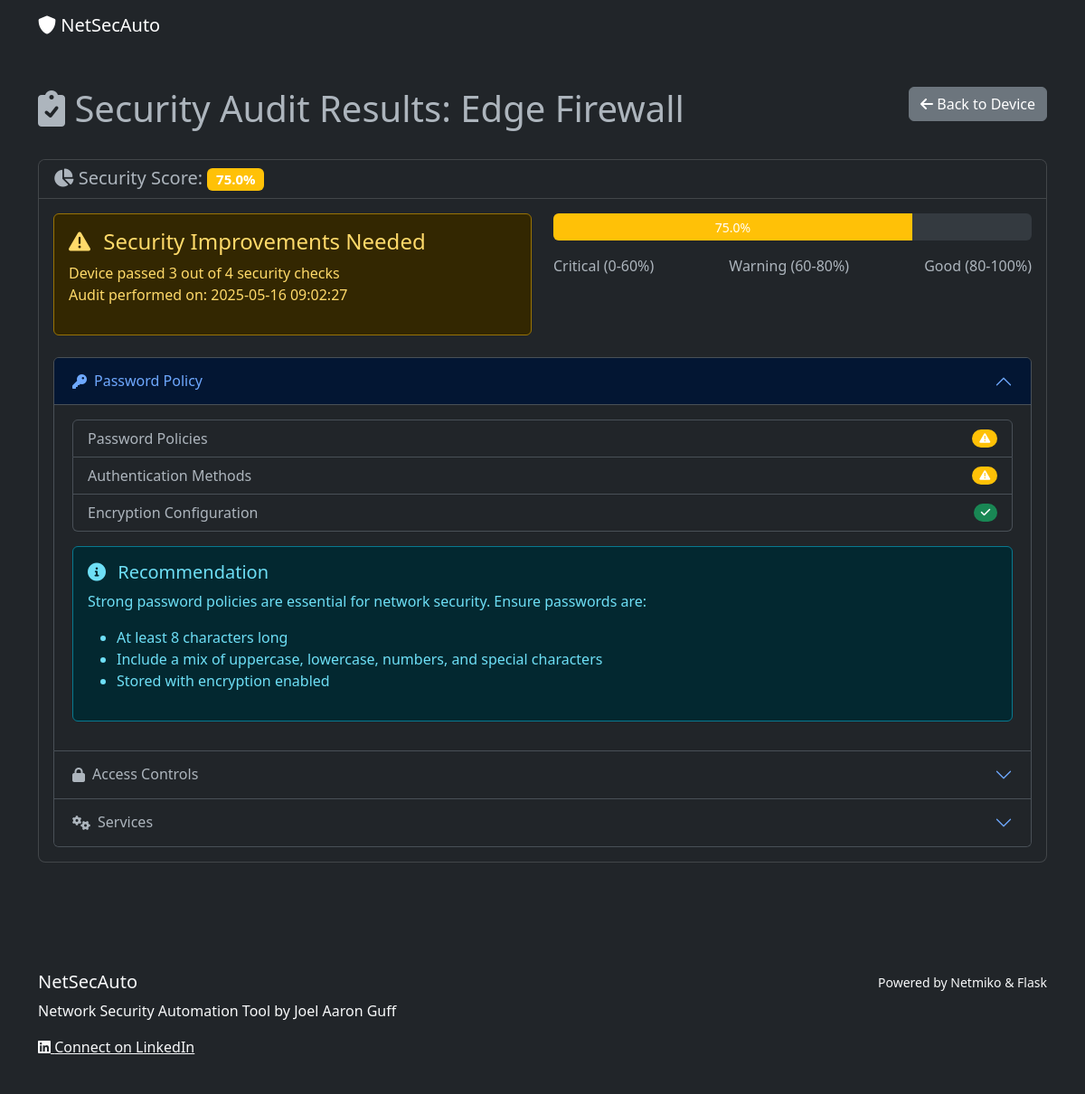
Screenshot of /audits/2 (signed in) with the database file from the repository.
### models.py (models this page shows, shortened)
class Device(db.Model):
    __tablename__ = 'device'
    id: Mapped[int] = db.Column(db.Integer, primary_key=True)
    name: Mapped[str] = db.Column(db.String(64), nullable=False)
    ip_address: Mapped[str] = db.Column(db.String(64), nullable=False)
    device_type: Mapped[str] = db.Column(db.String(32), nullable=False)
    username: Mapped[Optional[str]] = db.Column(db.String(64))
    password: Mapped[Optional[str]] = db.Column(db.String(128))  # In production, encrypt passwords
    created_at: Mapped[datetime] = db.Column(db.DateTime, default=datetime.utcnow)
    last_connected: Mapped[Optional[datetime]] = db.Column(db.DateTime)
    audits: Mapped[List["SecurityAudit"]] = relationship('SecurityAudit', backref='device', lazy=True)
    backups: Mapped[List["ConfigBackup"]] = relationship('ConfigBackup', backref='device', lazy=True)

class SecurityAudit(db.Model):
    __tablename__ = 'security_audit'
    id: Mapped[int] = db.Column(db.Integer, primary_key=True)
    device_id: Mapped[int] = db.Column(db.Integer, db.ForeignKey('device.id'), nullable=False)
    timestamp: Mapped[datetime] = db.Column(db.DateTime, default=datetime.utcnow)
    results: Mapped[str] = db.Column(db.Text, nullable=False)  # JSON string of audit results
    score: Mapped[Optional[float]] = db.Column(db.Float)  # Security score (percentage)
    passed_checks: Mapped[Optional[int]] = db.Column(db.Integer)
    total_checks: Mapped[Optional[int]] = db.Column(db.Integer)

### app.py (the view)
@app.route('/audits/<int:audit_id>')
@login_required
def view_audit(audit_id):
    audit = SecurityAudit.query.get_or_404(audit_id)
    device = Device.query.get_or_404(audit.device_id)
    default_results = {
        "password_policies": {"status": "warning", "details": "Some passwords are not encrypted"},
        "access_controls": {"status": "pass", "details": "Access control lists properly configured"},
        "authentication": {"status": "warning", "details": "Consider enabling MFA"},
        "encryption": {"status": "pass", "details": "Strong encryption in use for all services"}
    }
    return render_template(
        'security_check.html',
        device=device,
        audit=audit,
        results=default_results,
        view_mode=True
    )

### app_init.py (called while the page is built)
@login_manager.user_loader
def load_user(user_id):
    from models import User
    try:
        return User.query.get(int(user_id))
    except ValueError:
        return User.query.get(user_id)

### templates/security_check.html (shortened to what this page needs)
{% extends "layout.html" %}
{% block content %}
<div class="row mb-4">
    <div class="col">
        <h1>
            {% if view_mode %}
            <i class="fas fa-clipboard-check"></i> Security Audit Results: {{ device.name }}
            {% else %}
            <i class="fas fa-shield-alt"></i> Security Audit: {{ device.name }}
            {% endif %}
        </h1>
    </div>
    <div class="col-md-auto">
        <a href="{{ url_for('device_detail', device_id=device.id) }}" class="btn btn-secondary">
            <i class="fas fa-arrow-left"></i> Back to Device
        </a>
    </div>
</div>
{% if view_mode and audit %}
<div class="row mb-4">
    <div class="col-md-12">
        <div class="card">
            <div class="card-header bg-dark">
                <h5 class="mb-0">
                    <i class="fas fa-chart-pie"></i> Security Score:
                    <span class="badge {% if audit.score >= 80 %}bg-success{% elif audit.score >= 60 %}bg-warning{% else %}bg-danger{% endif %}">
                        {{ audit.score | round(1) }}%
                    </span>
                </h5>
            </div>
            <div class="card-body">
                <div class="row mb-4">
                    <div class="col-md-6">
                        <div class="alert {% if audit.score >= 80 %}alert-success{% elif audit.score >= 60 %}alert-warning{% else %}alert-danger{% endif %} mb-0">
                            <h4 class="alert-heading">
                                {% if audit.score >= 80 %}
                                <i class="fas fa-check-circle"></i> Good Security Posture
                                {% elif audit.score >= 60 %}
                                <i class="fas fa-exclamation-triangle"></i> Security Improvements Needed
                                {% else %}
                                <i class="fas fa-times-circle"></i> Critical Security Issues
                                {% endif %}
                            </h4>
                            <p>
                                Device passed {{ audit.passed_checks }} out of {{ audit.total_checks }} security checks
                                <br>
                                Audit performed on: {{ audit.timestamp.strftime('%Y-%m-%d %H:%M:%S') }}
                            </p>
                        </div>
                    </div>
                    <div class="col-md-6">
                        <div class="progress" style="height: 30px;">
                            {% if audit.score >= 80 %}
                            <div class="progress-bar bg-success" role="progressbar" style="width: {{ audit.score }}%;" aria-valuenow="{{ audit.score }}" aria-valuemin="0" aria-valuemax="100">{{ audit.score | round(1) }}%</div>
                            {% elif audit.score >= 60 %}
                            <div class="progress-bar bg-warning" role="progressbar" style="width: {{ audit.score }}%;" aria-valuenow="{{ audit.score }}" aria-valuemin="0" aria-valuemax="100">{{ audit.score | round(1) }}%</div>
                            {% else %}
                            <div class="progress-bar bg-danger" role="progressbar" style="width: {{ audit.score }}%;" aria-valuenow="{{ audit.score }}" aria-valuemin="0" aria-valuemax="100">{{ audit.score | round(1) }}%</div>
                            {% endif %}
                        </div>
                        <div class="d-flex justify-content-between mt-2">
                            <span>Critical (0-60%)</span>
                            <span>Warning (60-80%)</span>
                            <span>Good (80-100%)</span>
                        </div>
                    </div>
                </div>
                <div class="accordion" id="auditAccordion">
                    <div class="accordion-item">
                        <h2 class="accordion-header" id="passwordHeading">
                            <button class="accordion-button" type="button" data-bs-toggle="collapse" data-bs-target="#passwordCollapse" aria-expanded="true" aria-controls="passwordCollapse">
                                <i class="fas fa-key me-2"></i> Password Policy
                            </button>
                        </h2>
                        <div id="passwordCollapse" class="accordion-collapse collapse show" aria-labelledby="passwordHeading" data-bs-parent="#auditAccordion">
                            <div class="accordion-body">
                                <ul class="list-group">
                                    <li class="list-group-item d-flex justify-content-between align-items-center">
                                        Password Policies
                                        {% if results and results.password_policies %}
                                          {% if results.password_policies.status == "pass" %}
                                          <span class="badge bg-success rounded-pill"><i class="fas fa-check"></i></span>
                                          {% elif results.password_policies.status == "warning" %}
                                          <span class="badge bg-warning rounded-pill"><i class="fas fa-exclamation-triangle"></i></span>
                                          {% else %}
                                          <span class="badge bg-danger rounded-pill"><i class="fas fa-times"></i></span>
                                          {% endif %}
                                        {% else %}
                                          <span class="badge bg-secondary rounded-pill"><i class="fas fa-question"></i></span>
                                        {% endif %}
                                    </li>
                                    <li class="list-group-item d-flex justify-content-between align-items-center">
                                        Authentication Methods
                                        {% if results and results.authentication %}
                                          {% if results.authentication.status == "pass" %}
                                          <span class="badge bg-success rounded-pill"><i class="fas fa-check"></i></span>
                                          {% elif results.authentication.status == "warning" %}
                                          <span class="badge bg-warning rounded-pill"><i class="fas fa-exclamation-triangle"></i></span>
                                          {% else %}
                                          <span class="badge bg-danger rounded-pill"><i class="fas fa-times"></i></span>
                                          {% endif %}
                                        {% else %}
                                          <span class="badge bg-secondary rounded-pill"><i class="fas fa-question"></i></span>
                                        {% endif %}
                                    </li>
                                    <li class="list-group-item d-flex justify-content-between align-items-center">
                                        Encryption Configuration
                                        {% if results and results.encryption %}
                                          {% if results.encryption.status == "pass" %}
                                          <span class="badge bg-success rounded-pill"><i class="fas fa-check"></i></span>
                                          {% elif results.encryption.status == "warning" %}
                                          <span class="badge bg-warning rounded-pill"><i class="fas fa-exclamation-triangle"></i></span>
                                          {% else %}
                                          <span class="badge bg-danger rounded-pill"><i class="fas fa-times"></i></span>
                                          {% endif %}
                                        {% else %}
                                          <span class="badge bg-secondary rounded-pill"><i class="fas fa-question"></i></span>
                                        {% endif %}
                                    </li>
                                </ul>
                                <div class="alert alert-info mt-3">
                                    <h5><i class="fas fa-info-circle"></i> Recommendation</h5>
                                    <p>Strong password policies are essential for network security. Ensure passwords are:</p>
                                    <ul>
                                        <li>At least 8 characters long</li>
                                        <li>Include a mix of uppercase, lowercase, numbers, and special characters</li>
                                        <li>Stored with encryption enabled</li>
                                    </ul>
                                </div>
                            </div>
                        </div>
                    </div>
                    <div class="accordion-item">
                        <h2 class="accordion-header" id="accessHeading">
                            <button class="accordion-button collapsed" type="button" data-bs-toggle="collapse" data-bs-target="#accessCollapse" aria-expanded="false" aria-controls="accessCollapse">
                                <i class="fas fa-lock me-2"></i> Access Controls
                            </button>
                        </h2>
                    </div>
                    <div class="accordion-item">
                        <h2 class="accordion-header" id="servicesHeading">
                            <button class="accordion-button collapsed" type="button" data-bs-toggle="collapse" data-bs-target="#servicesCollapse" aria-expanded="false" aria-controls="servicesCollapse">
                                <i class="fas fa-cogs me-2"></i> Services
                            </button>
                        </h2>
                    </div>
                </div>
            </div>
        </div>
    </div>
</div>
{% endif %}
{% endblock %}

### static/css/custom.css (style rules this page uses)
body { min-height: 100vh; display: flex; flex-direction: column; }
.card { margin-bottom: 1.5rem; border-radius: 0.5rem; overflow: hidden; }
.card-header { font-weight: 500; }
.alert i { margin-right: 0.5rem; }
.progress { height: 1.25rem; margin-bottom: 1rem; }
.progress-bar { font-weight: 500; font-size: 0.875rem; }

### rows the page displays
Device: name "Edge Firewall"
SecurityAudit: score "75.0", passed_checks "3", total_checks "4", timestamp "2025-05-16 09:02:27"
